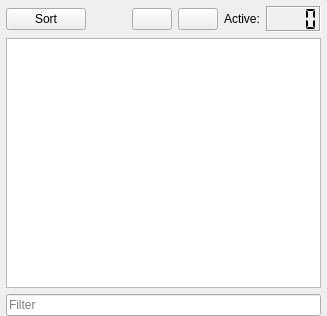
              <widget class="QWidget" name="espTab">
               <property name="sizePolicy">
                <sizepolicy hsizetype="Expanding" vsizetype="Expanding">
                 <horstretch>0</horstretch>
                 <verstretch>0</verstretch>
                </sizepolicy>
               </property>
               <property name="maximumSize">
                <size>
                 <width>16777215</width>
                 <height>16777215</height>
                </size>
               </property>
               <attribute name="title">
                <string>Plugins</string>
               </attribute>
               <layout class="QVBoxLayout" name="verticalLayout_4">
                <property name="leftMargin">
                 <number>6</number>
                </property>
                <property name="topMargin">
                 <number>6</number>
                </property>
                <property name="rightMargin">
                 <number>6</number>
                </property>
                <property name="bottomMargin">
                 <number>0</number>
                </property>
                <item>
                 <layout class="QHBoxLayout" name="horizontalLayout_7">
                  <item>
                   <widget class="QPushButton" name="bossButton">
                    <property name="text">
                     <string>Sort</string>
                    </property>
                    <property name="icon">
                     <iconset resource="resources.qrc">
                      <normaloff>:/MO/gui/sort</normaloff>:/MO/gui/sort</iconset>
                    </property>
                   </widget>
                  </item>
                  <item>
                   <spacer name="horizontalSpacer_2">
                    <property name="orientation">
                     <enum>Qt::Horizontal</enum>
                    </property>
                    <property name="sizeHint" stdset="0">
                     <size>
                      <width>40</width>
                      <height>20</height>
                     </size>
                    </property>
                   </spacer>
                  </item>
                  <item>
                   <widget class="QPushButton" name="restoreButton">
                    <property name="toolTip">
                     <string>Restore Backup...</string>
                    </property>
                    <property name="text">
                     <string notr="true"/>
                    </property>
                    <property name="icon">
                     <iconset resource="resources.qrc">
                      <normaloff>:/MO/gui/restore</normaloff>:/MO/gui/restore</iconset>
                    </property>
                    <property name="iconSize">
                     <size>
                      <width>16</width>
                      <height>16</height>
                     </size>
                    </property>
                   </widget>
                  </item>
                  <item>
                   <widget class="QPushButton" name="saveButton">
                    <property name="toolTip">
                     <string>Create Backup</string>
                    </property>
                    <property name="text">
                     <string notr="true"/>
                    </property>
                    <property name="icon">
                     <iconset resource="resources.qrc">
                      <normaloff>:/MO/gui/backup</normaloff>:/MO/gui/backup</iconset>
                    </property>
                   </widget>
                  </item>
                  <item>
                   <widget class="QLabel" name="activePluginsLabel">
                    <property name="text">
                     <string>Active:</string>
                    </property>
                   </widget>
                  </item>
                  <item>
                   <widget class="LCDNumber" name="activePluginsCounter">
                    <property name="minimumSize">
                     <size>
                      <width>0</width>
                      <height>26</height>
                     </size>
                    </property>
                    <property name="whatsThis">
                     <string>This provides statistics about the plugin list.  The total number of active plugins is normally displayed.  Other statistics may be accessed with the tooltip of this counter.</string>
                    </property>
                    <property name="frameShadow">
                     <enum>QFrame::Sunken</enum>
                    </property>
                    <property name="digitCount">
                     <number>4</number>
                    </property>
                    <property name="segmentStyle">
                     <enum>QLCDNumber::Flat</enum>
                    </property>
                   </widget>
                  </item>
                 </layout>
                </item>
                <item>
                 <widget class="PluginListView" name="espList">
                  <property name="minimumSize">
                   <size>
                    <width>250</width>
                    <height>250</height>
                   </size>
                  </property>
                  <property name="palette">
                   <palette>
                    <active>
                     <colorrole role="ButtonText">
                      <brush brushstyle="SolidPattern">
                       <color alpha="255">
                        <red>64</red>
                        <green>64</green>
                        <blue>64</blue>
                       </color>
                      </brush>
                     </colorrole>
                    </active>
                    <inactive>
                     <colorrole role="ButtonText">
                      <brush brushstyle="SolidPattern">
                       <color alpha="255">
                        <red>64</red>
                        <green>64</green>
                        <blue>64</blue>
                       </color>
                      </brush>
                     </colorrole>
                    </inactive>
                    <disabled>
                     <colorrole role="ButtonText">
                      <brush brushstyle="SolidPattern">
                       <color alpha="255">
                        <red>120</red>
                        <green>120</green>
                        <blue>120</blue>
                       </color>
                      </brush>
                     </colorrole>
                    </disabled>
                   </palette>
                  </property>
                  <property name="contextMenuPolicy">
                   <enum>Qt::CustomContextMenu</enum>
                  </property>
                  <property name="toolTip">
                   <string>List of available esp/esm/esu files</string>
                  </property>
                  <property name="whatsThis">
                   <string>&lt;!DOCTYPE HTML PUBLIC &quot;-//W3C//DTD HTML 4.0//EN&quot; &quot;http://www.w3.org/TR/REC-html40/strict.dtd&quot;&gt;
&lt;html&gt;&lt;head&gt;&lt;meta name=&quot;qrichtext&quot; content=&quot;1&quot; /&gt;&lt;style type=&quot;text/css&quot;&gt;
p, li { white-space: pre-wrap; }
&lt;/style&gt;&lt;/head&gt;&lt;body style=&quot; font-family:'MS Shell Dlg 2'; font-size:8.25pt; font-weight:400; font-style:normal;&quot;&gt;
&lt;p style=&quot; margin-top:0px; margin-bottom:0px; margin-left:0px; margin-right:0px; -qt-block-indent:0; text-indent:0px;&quot;&gt;&lt;span style=&quot; font-size:8pt;&quot;&gt;This list contains the esps, esms, and esls contained in the active mods. These require their own load order. Use drag&amp;amp;drop to modify this load order. Please note that MO will only save the load order for mods that are active/checked.&lt;br /&gt;There is a great tool named &amp;quot;BOSS&amp;quot; to automatically sort these files.&lt;/span&gt;&lt;/p&gt;&lt;/body&gt;&lt;/html&gt;</string>
                  </property>
                  <property name="editTriggers">
                   <set>QAbstractItemView::EditKeyPressed|QAbstractItemView::SelectedClicked</set>
                  </property>
                  <property name="dragEnabled">
                   <bool>true</bool>
                  </property>
                  <property name="dragDropOverwriteMode">
                   <bool>false</bool>
                  </property>
                  <property name="dragDropMode">
                   <enum>QAbstractItemView::InternalMove</enum>
                  </property>
                  <property name="defaultDropAction">
                   <enum>Qt::MoveAction</enum>
                  </property>
                  <property name="alternatingRowColors">
                   <bool>true</bool>
                  </property>
                  <property name="selectionMode">
                   <enum>QAbstractItemView::ExtendedSelection</enum>
                  </property>
                  <property name="selectionBehavior">
                   <enum>QAbstractItemView::SelectRows</enum>
                  </property>
                  <property name="indentation">
                   <number>0</number>
                  </property>
                  <property name="uniformRowHeights">
                   <bool>true</bool>
                  </property>
                  <property name="itemsExpandable">
                   <bool>false</bool>
                  </property>
                  <property name="sortingEnabled">
                   <bool>true</bool>
                  </property>
                  <property name="expandsOnDoubleClick">
                   <bool>false</bool>
                  </property>
                  <attribute name="headerStretchLastSection">
                   <bool>false</bool>
                  </attribute>
                 </widget>
                </item>
                <item>
                 <layout class="QHBoxLayout" name="horizontalLayout_3">
                  <item>
                   <widget class="MOBase::LineEditClear" name="espFilterEdit">
                    <property name="text">
                     <string/>
                    </property>
                    <property name="placeholderText">
                     <string>Filter</string>
                    </property>
                   </widget>
                  </item>
                 </layout>
                </item>
               </layout>
              </widget>
